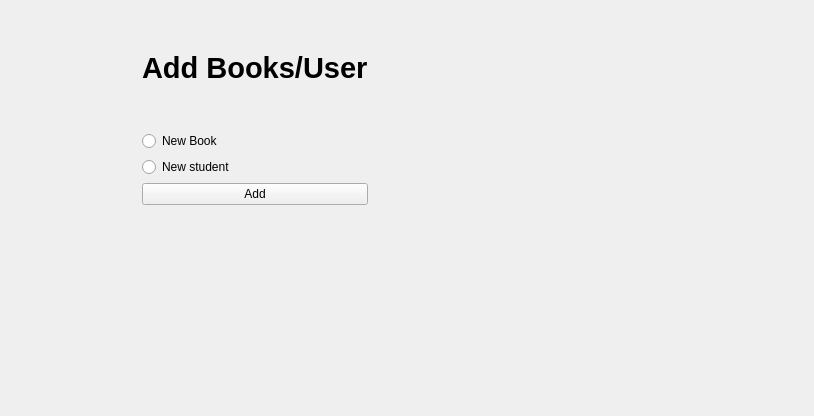
     <widget class="QWidget" name="page_add">
      <layout class="QGridLayout" name="gridLayout_7">
       <item row="0" column="2">
        <spacer name="verticalSpacer_14">
         <property name="orientation">
          <enum>Qt::Vertical</enum>
         </property>
         <property name="sizeHint" stdset="0">
          <size>
           <width>20</width>
           <height>40</height>
          </size>
         </property>
        </spacer>
       </item>
       <item row="6" column="2">
        <widget class="QPushButton" name="pushButton_add_2">
         <property name="text">
          <string>Add</string>
         </property>
        </widget>
       </item>
       <item row="7" column="2">
        <spacer name="verticalSpacer_15">
         <property name="orientation">
          <enum>Qt::Vertical</enum>
         </property>
         <property name="sizeHint" stdset="0">
          <size>
           <width>20</width>
           <height>200</height>
          </size>
         </property>
        </spacer>
       </item>
       <item row="1" column="4">
        <spacer name="horizontalSpacer_5">
         <property name="orientation">
          <enum>Qt::Horizontal</enum>
         </property>
         <property name="sizeHint" stdset="0">
          <size>
           <width>305</width>
           <height>20</height>
          </size>
         </property>
        </spacer>
       </item>
       <item row="3" column="0">
        <spacer name="horizontalSpacer_4">
         <property name="orientation">
          <enum>Qt::Horizontal</enum>
         </property>
         <property name="sizeHint" stdset="0">
          <size>
           <width>131</width>
           <height>20</height>
          </size>
         </property>
        </spacer>
       </item>
       <item row="2" column="2">
        <spacer name="verticalSpacer_16">
         <property name="orientation">
          <enum>Qt::Vertical</enum>
         </property>
         <property name="sizeHint" stdset="0">
          <size>
           <width>20</width>
           <height>40</height>
          </size>
         </property>
        </spacer>
       </item>
       <item row="1" column="2">
        <widget class="QLabel" name="label">
         <property name="font">
          <font>
           <pointsize>22</pointsize>
           <weight>75</weight>
           <bold>true</bold>
          </font>
         </property>
         <property name="text">
          <string>Add Books/User</string>
         </property>
        </widget>
       </item>
       <item row="6" column="3">
        <spacer name="horizontalSpacer_6">
         <property name="orientation">
          <enum>Qt::Horizontal</enum>
         </property>
         <property name="sizeHint" stdset="0">
          <size>
           <width>124</width>
           <height>20</height>
          </size>
         </property>
        </spacer>
       </item>
       <item row="3" column="2" colspan="2">
        <layout class="QVBoxLayout" name="verticalLayout_2">
         <item>
          <widget class="QRadioButton" name="radioButton_addbook">
           <property name="styleSheet">
            <string notr="true"/>
           </property>
           <property name="text">
            <string>New Book</string>
           </property>
          </widget>
         </item>
         <item>
          <widget class="QRadioButton" name="radioButton_addstud">
           <property name="text">
            <string>New student</string>
           </property>
          </widget>
         </item>
        </layout>
       </item>
      </layout>
     </widget>
